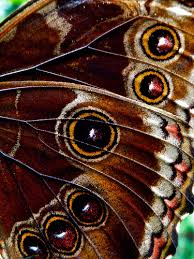
#> input picture Source/butter.jpg, 194 x 259 px
$ python -i Harris.py   (imports and definitions only)
#> lines starting #> are read from the running program, lines starting #| are printed output that depends on the picture
import cv2 as cv
import math as m
import numpy as np
import sys


# [19 lines left out: function Gaussian_kernel, not called in this run]


def Sobel(image, dx=True, dy=False):
    '''
    Tinh dao ham theo Sobel
    Uu tien tinh dx truoc neu dx == False thi ta moi xet den dy
    :param image: Anh goc
    :param dx: Dao ham theo x
    :param dy: Dao ham theo y
    :return: Anh
    '''
#> called with dx = True, dy = False
    offset = 1
    row = image.shape[0]
#> row = 259
    col = image.shape[1]
#> col = 194
    result = np.zeros((row, col), np.uint8)
    kernel_x = np.array([[1, 0, -1], [2, 0, -2], [1, 0, -1]])
    kernel_y = np.array([[1, 2, 1], [0, 0, 0], [-1, -2, -1]])
    if dx == False and dy == False:
        print("Tham so cho ham Sobel bi loi")
        return None
    if dx == True:
        for i in range(offset, row - offset):
            for j in range(offset, col - offset):
                patch = image[i - offset: i + offset + 1, j - offset: j + offset + 1]
                temp = patch * kernel_x
                sum = temp.sum()
                sum = int(abs(sum))
                result[i, j] = sum
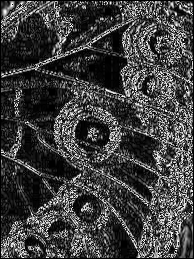
#> result: shape (259, 194); min 0, max 255, mean 63.9
        return result
    if dy == True:
        for i in range(offset, row - offset):
            for j in range(offset, col - offset):
                patch = image[i - offset: i + offset + 1, j - offset: j + offset + 1]
                temp = patch * kernel_y
                sum = temp.sum()
                sum = int(abs(sum))
                result[i, j] = sum
        return result


# [20 lines left out: function Gaussian_Blur, not called in this run]


def Harris(image, blur = False,ksize = 3, sigma = 1.4, k = 0.04, threshold = 1000):
    '''
    Harris detection
    :param image: Anh goc
    :param kernel: Kich thuoc window
    :param k: He so k thuoc (0.04; 0.06)
    :param threshold: Nguong
    :return: Color image with corner point
    '''
    color = cv.cvtColor(image, cv.COLOR_GRAY2BGR)
    if blur == True:
        Gausskernel = Gaussian_kernel(ksize, sigma)
        Gaussian_Blur(image, Gausskernel)
    dx = Sobel(image, True)
    dy = Sobel(image, False, True)
#> call 2 of Sobel, with dx = False, dy = True
#> after the loop in Sobel (call 2), `for i in range(offset, row - offset):`:
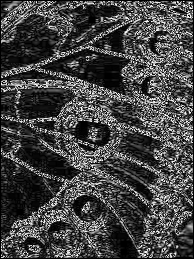
#> result: shape (259, 194); min 0, max 255, mean 67.9
    offset = ksize // 2
    row = image.shape[0]
#> row = 259
    col = image.shape[1]
#> col = 194
    dxx = dx ** 2
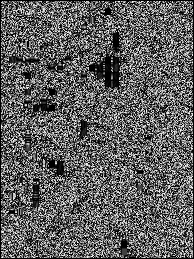
#> dxx: shape (259, 194); min 0, max 249, mean 96.1
    dyy = dy ** 2
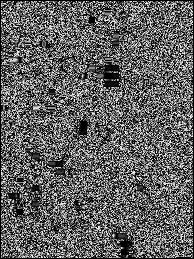
#> dyy: shape (259, 194); min 0, max 249, mean 98.1
    dxy = dx * dy
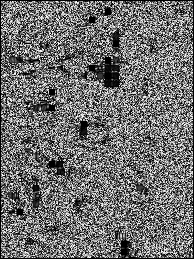
#> dxy: shape (259, 194); min 0, max 255, mean 111.4
    Rmatrix = np.zeros((row, col), dtype=int)
    for i in range(offset, row - offset):
        for j in range(offset, col - offset):
            patch_xx = dxx[i - offset: i + offset + 1, j - offset: j + offset + 1]
            patch_yy = dyy[i - offset: i + offset + 1, j - offset: j + offset + 1]
            patch_xy = dxy[i - offset: i + offset + 1, j - offset: j + offset + 1]
            Ixx = patch_xx.sum()
            Iyy = patch_yy.sum()
            Ixy = patch_xy.sum()
            R = Ixx * Iyy - (Ixy ** 2) - k * (Ixx + Iyy) ** 2
            Rmatrix[i][j] = int(R)
            if R > threshold:
                color[i, j , 0] = 0
                color[i, j, 1] = 0
                color[i, j, 2] = 255
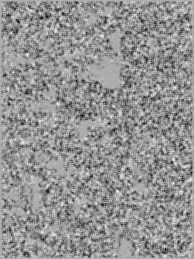
#> Rmatrix: shape (259, 194) int64; min -2911262, max 1367404, mean -438528.8; drawn with min black and max white
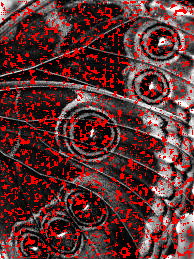
#> color: shape (259, 194, 3); mean B, G, R 49.6, 49.6, 96.1
    return color


# [11 lines left out: function main, not called in this run]

# [4 lines not run here, left out]
# [1 line that did not run here, left out]
# [3 lines not run here, left out]

>>> import cv2
>>> picture = cv2.imread('butter.jpg', cv2.IMREAD_GRAYSCALE)
>>> result = Harris(picture)

$ run again, on Source/4.png
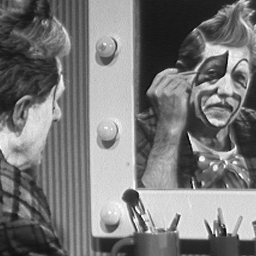
#> input picture Source/4.png, 256 x 256 px
#> picture is the input picture: shape (256, 256); min 3, max 255, mean 120.3
#> after the loop in Harris, `for i in range(offset, row - offset):`:
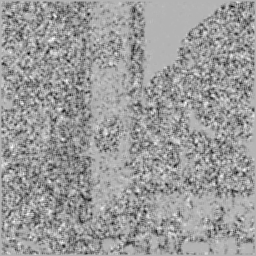
#> Rmatrix: shape (256, 256) int64; min -3071580, max 1295215, mean -408278.7; drawn with min black and max white
#> after the loop in Harris, `for i in range(offset, row - offset):`:
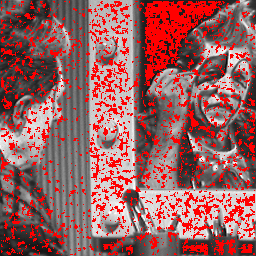
#> color: shape (256, 256, 3); mean B, G, R 95, 95, 151.1
